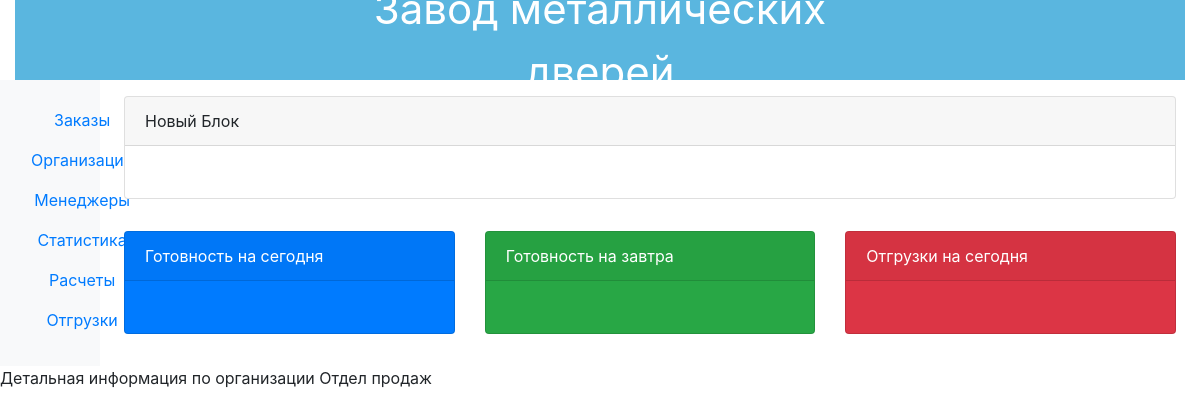
/erp_main/organization/2/, run on an earlier commit of the app's database.
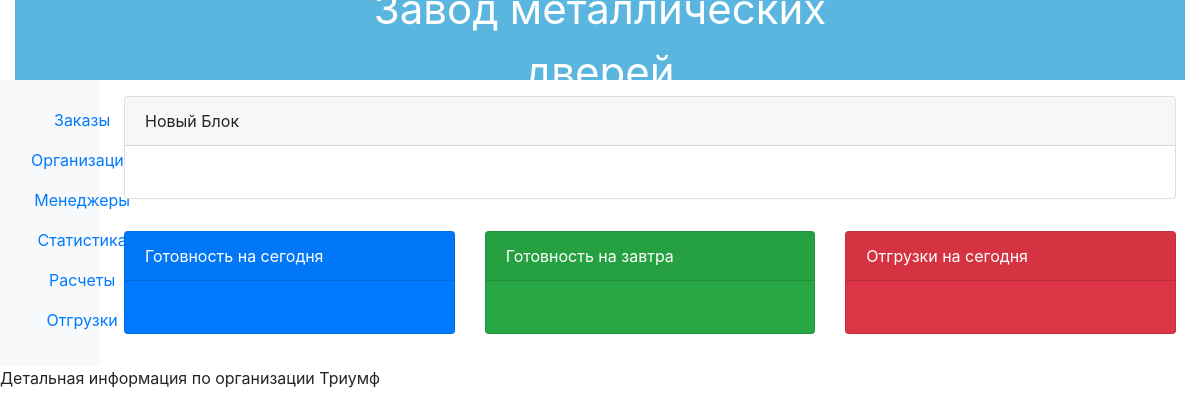
And on a later commit of the database.
### erp_main/models.py (models this page shows, shortened)
class Organization(models.Model):
    name = models.CharField(max_length=100)
    inn = models.CharField(max_length=15)
    last_order_date = models.DateField(null=True, blank=True)
    user = models.ForeignKey(User, related_name='organizations', on_delete=models.CASCADE)
    class Meta:
        verbose_name_plural = 'Организации'

### erp_main/views.py (the view)
# urls.py: path('organization/<int:id>/', views.organization_detail, name='organization_detail'),
def organization_detail(request, id):
    organization = get_object_or_404(Organization, id=id)
    return render(request, 'organization_detail.html', {'organization': organization})

### erp_main/templates/organization_detail.html
{% extends 'base.html' %}
{% block content %}
    Детальная информация по организации {{ organization.name }}
{% endblock %}

What changed in the data, as far as the page shows it:
changed Organization: name "Отдел продаж" → "Триумф"
